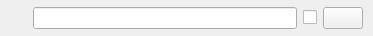
<?xml version="1.0" encoding="UTF-8"?>
<ui version="4.0">
 <class>PLSFiltersItemView</class>
 <widget class="QWidget" name="PLSFiltersItemView">
  <property name="geometry">
   <rect>
    <x>0</x>
    <y>0</y>
    <width>373</width>
    <height>36</height>
   </rect>
  </property>
  <property name="windowTitle">
   <string>Form</string>
  </property>
  <layout class="QHBoxLayout" name="horizontalLayout">
   <property name="spacing">
    <number>-1</number>
   </property>
   <property name="leftMargin">
    <number>20</number>
   </property>
   <property name="topMargin">
    <number>0</number>
   </property>
   <property name="rightMargin">
    <number>10</number>
   </property>
   <property name="bottomMargin">
    <number>0</number>
   </property>
   <item>
    <widget class="QLabel" name="nameLabel">
     <property name="text">
      <string/>
     </property>
    </widget>
   </item>
   <item>
    <widget class="QLineEdit" name="nameLineEdit"/>
   </item>
   <item>
    <widget class="VisibilityCheckBox" name="visibleButton">
     <property name="text">
      <string/>
     </property>
    </widget>
   </item>
   <item>
    <widget class="QPushButton" name="advButton">
     <property name="text">
      <string/>
     </property>
    </widget>
   </item>
  </layout>
 </widget>
 <customwidgets>
  <customwidget>
   <class>VisibilityCheckBox</class>
   <extends>QCheckBox</extends>
   <header location="global">visibility-checkbox.hpp</header>
  </customwidget>
 </customwidgets>
 <resources/>
 <connections/>
</ui>
